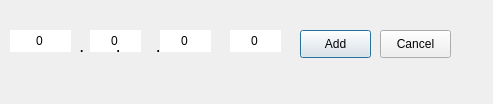
<?xml version="1.0" encoding="UTF-8"?>
<ui version="4.0">
 <class>Dialog</class>
 <widget class="QDialog" name="Dialog">
  <property name="geometry">
   <rect>
    <x>0</x>
    <y>0</y>
    <width>493</width>
    <height>104</height>
   </rect>
  </property>
  <property name="windowTitle">
   <string>Add Sensor IP</string>
  </property>
  <widget class="QSpinBox" name="ip1">
   <property name="geometry">
    <rect>
     <x>10</x>
     <y>30</y>
     <width>61</width>
     <height>22</height>
    </rect>
   </property>
   <property name="frame">
    <bool>false</bool>
   </property>
   <property name="alignment">
    <set>Qt::AlignCenter</set>
   </property>
   <property name="buttonSymbols">
    <enum>QAbstractSpinBox::NoButtons</enum>
   </property>
   <property name="maximum">
    <number>255</number>
   </property>
  </widget>
  <widget class="QSpinBox" name="ip2">
   <property name="geometry">
    <rect>
     <x>90</x>
     <y>30</y>
     <width>51</width>
     <height>22</height>
    </rect>
   </property>
   <property name="wrapping">
    <bool>false</bool>
   </property>
   <property name="frame">
    <bool>false</bool>
   </property>
   <property name="alignment">
    <set>Qt::AlignCenter</set>
   </property>
   <property name="buttonSymbols">
    <enum>QAbstractSpinBox::NoButtons</enum>
   </property>
   <property name="maximum">
    <number>255</number>
   </property>
  </widget>
  <widget class="QSpinBox" name="ip3">
   <property name="geometry">
    <rect>
     <x>160</x>
     <y>30</y>
     <width>51</width>
     <height>22</height>
    </rect>
   </property>
   <property name="wrapping">
    <bool>false</bool>
   </property>
   <property name="frame">
    <bool>false</bool>
   </property>
   <property name="alignment">
    <set>Qt::AlignCenter</set>
   </property>
   <property name="buttonSymbols">
    <enum>QAbstractSpinBox::NoButtons</enum>
   </property>
   <property name="maximum">
    <number>255</number>
   </property>
  </widget>
  <widget class="QSpinBox" name="ip4">
   <property name="geometry">
    <rect>
     <x>230</x>
     <y>30</y>
     <width>51</width>
     <height>22</height>
    </rect>
   </property>
   <property name="wrapping">
    <bool>false</bool>
   </property>
   <property name="frame">
    <bool>false</bool>
   </property>
   <property name="alignment">
    <set>Qt::AlignCenter</set>
   </property>
   <property name="buttonSymbols">
    <enum>QAbstractSpinBox::NoButtons</enum>
   </property>
   <property name="maximum">
    <number>255</number>
   </property>
  </widget>
  <widget class="QPushButton" name="addButton">
   <property name="geometry">
    <rect>
     <x>300</x>
     <y>30</y>
     <width>71</width>
     <height>28</height>
    </rect>
   </property>
   <property name="text">
    <string>Add</string>
   </property>
  </widget>
  <widget class="QPushButton" name="cancelButton">
   <property name="geometry">
    <rect>
     <x>380</x>
     <y>30</y>
     <width>71</width>
     <height>28</height>
    </rect>
   </property>
   <property name="text">
    <string>Cancel</string>
   </property>
  </widget>
  <widget class="QLabel" name="label">
   <property name="geometry">
    <rect>
     <x>80</x>
     <y>40</y>
     <width>211</width>
     <height>16</height>
    </rect>
   </property>
   <property name="font">
    <font>
     <weight>75</weight>
     <bold>true</bold>
    </font>
   </property>
   <property name="text">
    <string>.          .           .</string>
   </property>
   <property name="textInteractionFlags">
    <set>Qt::NoTextInteraction</set>
   </property>
  </widget>
  <widget class="QLabel" name="warningLabel">
   <property name="geometry">
    <rect>
     <x>30</x>
     <y>70</y>
     <width>391</width>
     <height>20</height>
    </rect>
   </property>
   <property name="text">
    <string/>
   </property>
  </widget>
 </widget>
 <resources/>
 <connections/>
</ui>
